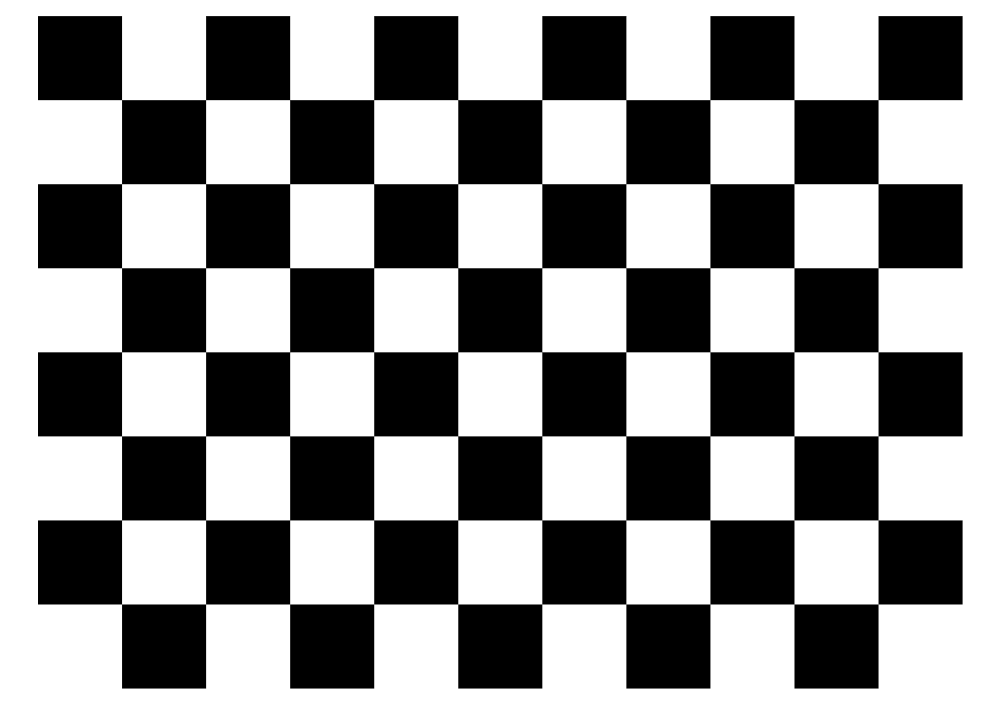
#> input picture Image_1.png, 1000 x 707 px
$ python test.py
#> lines starting #> are read from the running program, lines starting #| are printed output that depends on the picture
from __future__ import print_function
import cv2 as cv
import numpy as np
import argparse
parser = argparse.ArgumentParser(description='Code for Affine Transformations tutorial.')
parser.add_argument('--input', help='Path to input image.', default='Image_1.png')
args = parser.parse_args()
src = cv.imread(cv.samples.findFile(args.input))
#> src is the input picture: shape (707, 1000, 3); min 0, max 255, mean 142.9
if src is None:
    print('Could not open or find the image:', args.input)
    exit(0)
srcTri = np.array( [[0, 0], [src.shape[1] - 1, 0], [0, src.shape[0] - 1]] ).astype(np.float32)
#> srcTri = [[0, 0], [999, 0], [0, 706]]
dstTri = np.array( [[0, src.shape[1]*0.33], [src.shape[1]*0.85, src.shape[0]*0.25], [src.shape[1]*0.15, src.shape[0]*0.7]] ).astype(np.float32)
#> dstTri = [[0, 330], [850, 176.8], [150, 494.9]]
warp_mat = cv.getAffineTransform(srcTri, dstTri)
warp_dst = cv.warpAffine(src, warp_mat, (src.shape[1], src.shape[0]))
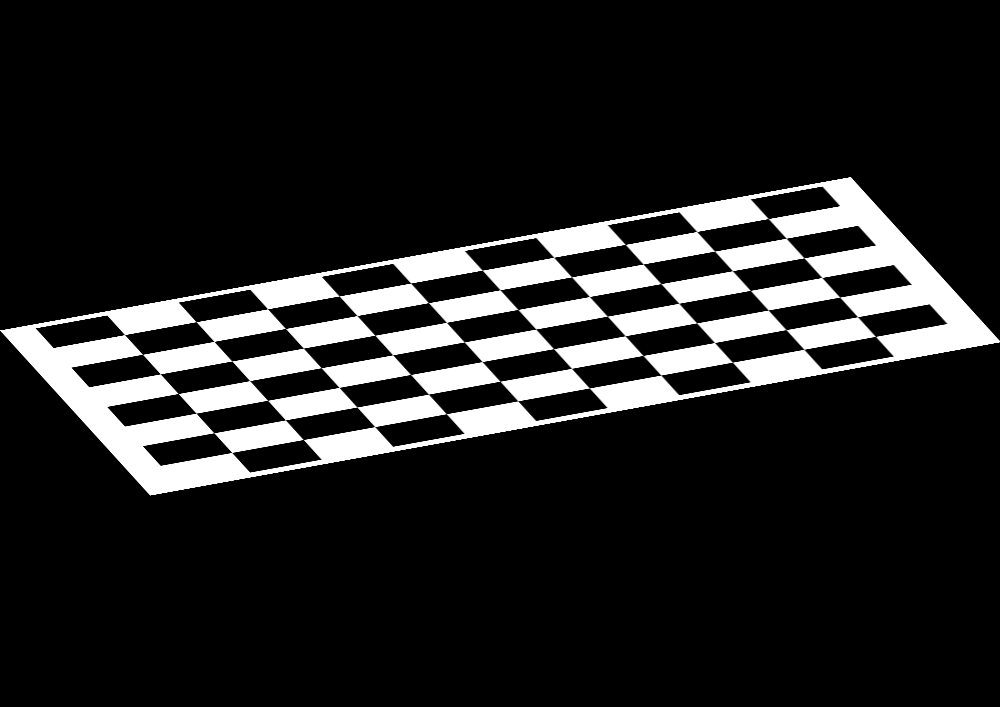
#> warp_dst: shape (707, 1000, 3); min 0, max 255, mean 33.1
# Rotating the image after Warp
center = (warp_dst.shape[1]//2, warp_dst.shape[0]//2)
#> center = (500, 353)
angle = -50
scale = 0.6
rot_mat = cv.getRotationMatrix2D( center, angle, scale )
warp_rotate_dst = cv.warpAffine(warp_dst, rot_mat, (warp_dst.shape[1], warp_dst.shape[0]))
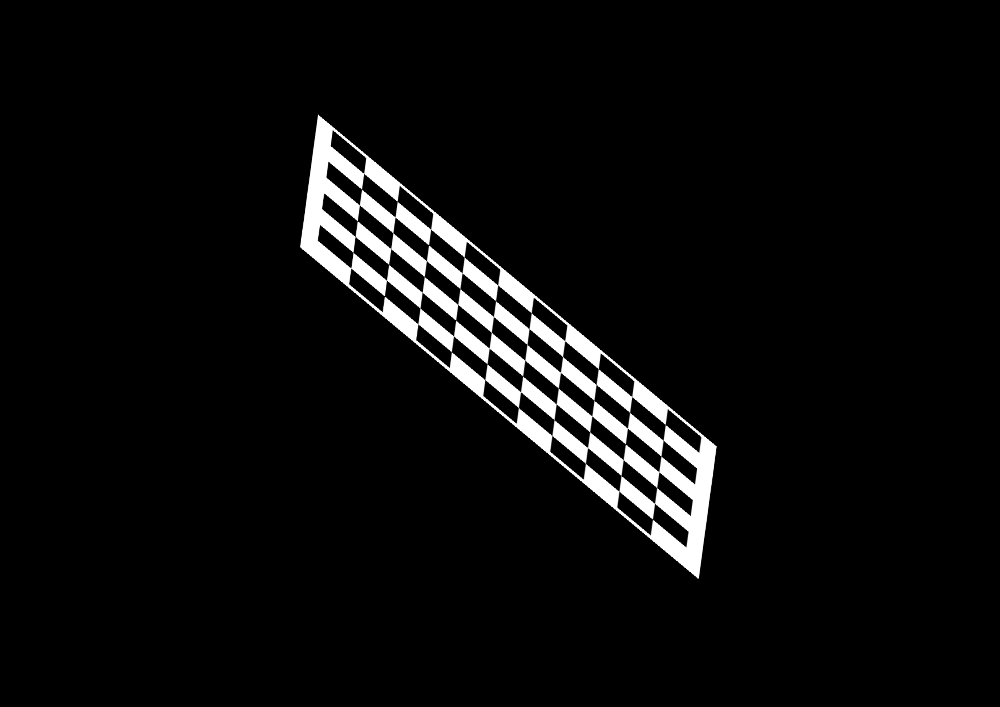
#> warp_rotate_dst: shape (707, 1000, 3); min 0, max 255, mean 11.9
cv.imshow('Source image', src)
cv.imshow('Warp', warp_dst)
cv.imshow('Warp + Rotate', warp_rotate_dst)
cv.waitKey(0)

$ run again, with image_4.jpg saved as Image_1.png
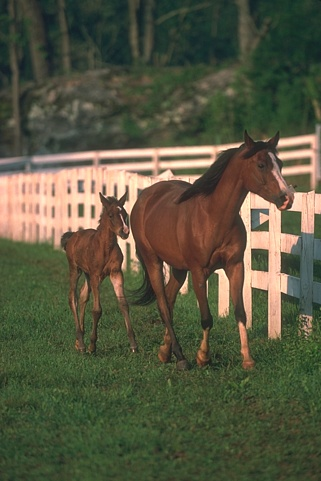
#> input picture image_4.jpg, 321 x 481 px
#> src is the input picture: shape (481, 321, 3); mean B, G, R 64.5, 86.7, 86.6
#> `warp_dst = cv.warpAffine(src, warp_mat, (src.shape[1], src.shape[0]))`:
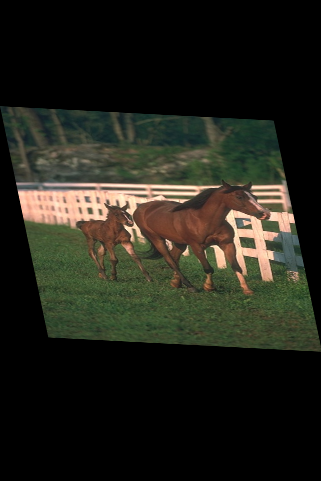
#> warp_dst: shape (481, 321, 3); mean B, G, R 26.2, 35.1, 35.1
#> `warp_rotate_dst = cv.warpAffine(warp_dst, rot_mat, (warp_dst.shape[1],..`:
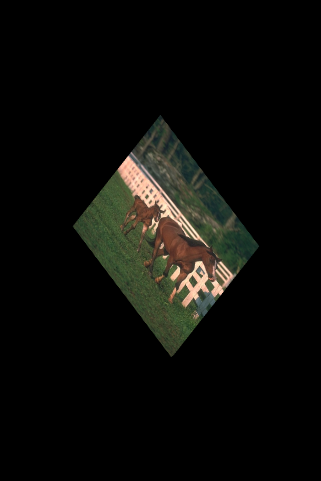
#> warp_rotate_dst: shape (481, 321, 3); mean B, G, R 9.4, 12.6, 12.6
